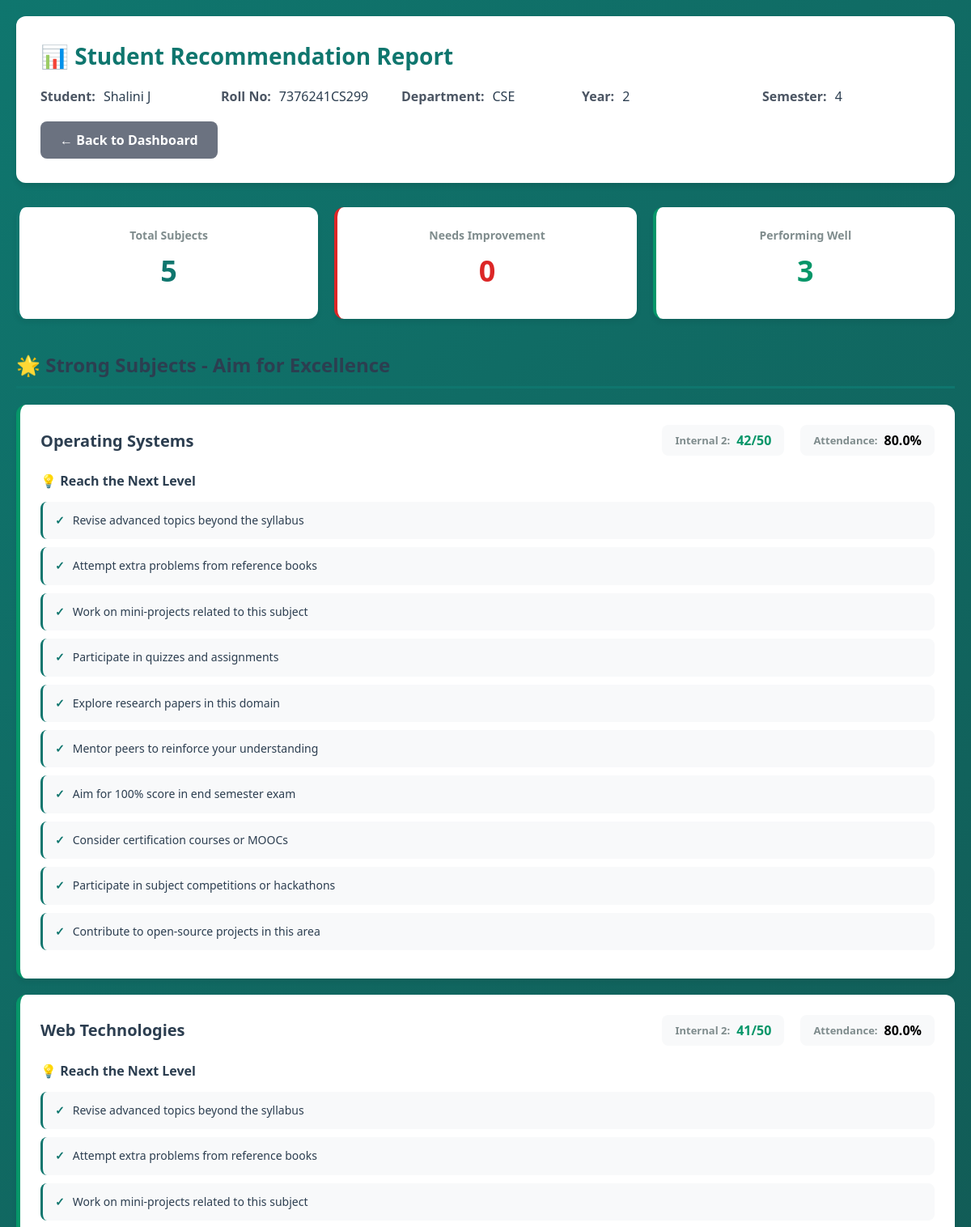
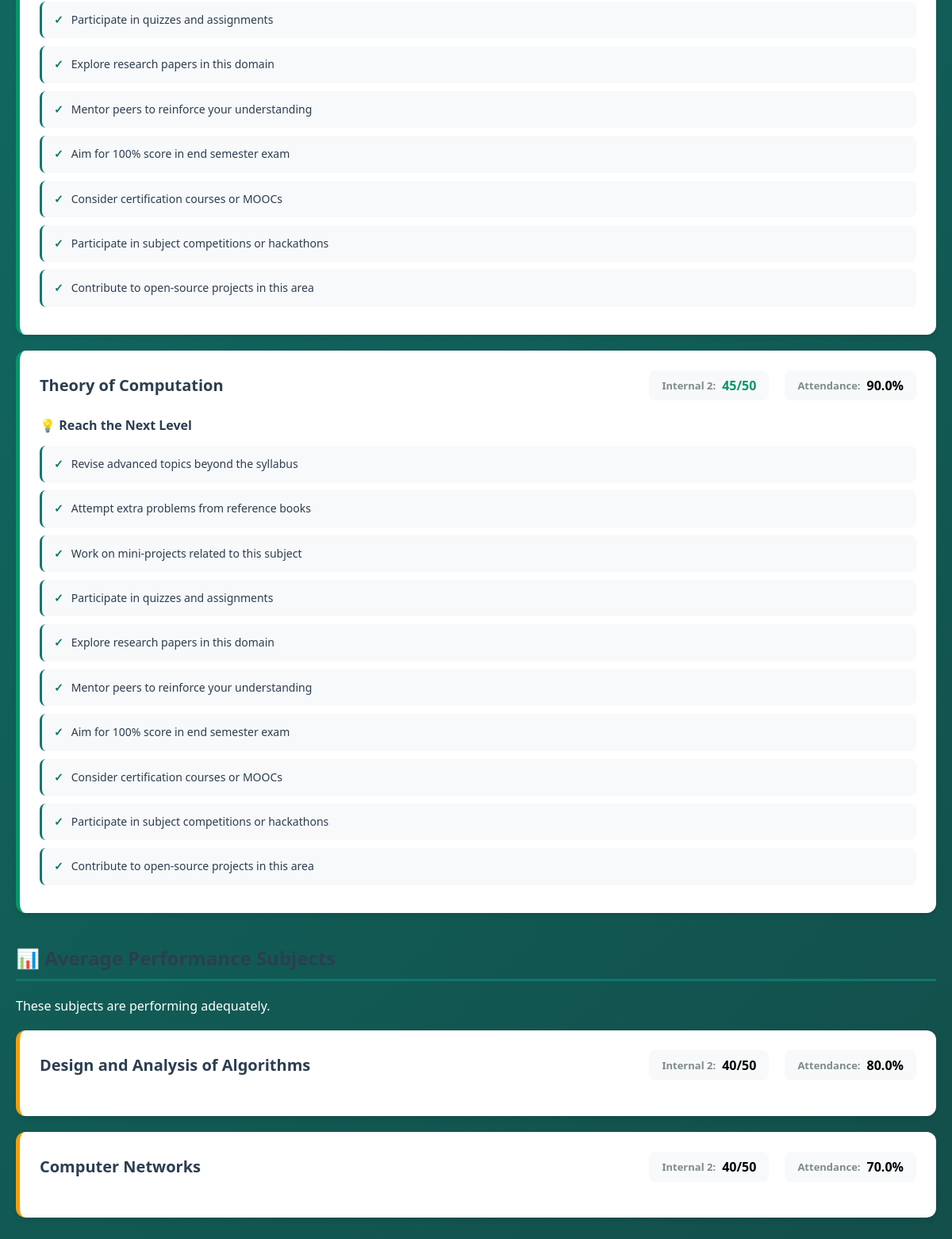
The page /admin_view_recommendations/8/ (signed in) on the database its author committed (2 pictures, top to bottom).
### backend/students/models.py (models this page shows, shortened)
class Student(models.Model):
    user = models.OneToOneField(User, on_delete=models.CASCADE)
    name = models.CharField(max_length=100, blank=True, null=True)
    roll_no = models.CharField(max_length=50, blank=True, null=True)
    department = models.CharField(max_length=100, blank=True, null=True)
    year = models.IntegerField(blank=True, null=True)
    semester = models.IntegerField(blank=True, null=True)

class AcademicRecord(models.Model):
    student = models.ForeignKey(Student, on_delete=models.CASCADE, related_name='academic_records')
    subject = models.CharField(max_length=200)
    internal_type = models.CharField(max_length=20)  # Internal 1 or Internal 2
    marks = models.IntegerField()  # Out of 50
    attendance_attended = models.IntegerField(default=0)
    attendance_total = models.IntegerField(default=0)
    created_at = models.DateTimeField(auto_now_add=True)
    updated_at = models.DateTimeField(auto_now=True)
    class Meta:
        unique_together = ['student', 'subject', 'internal_type']
    @property
    def attendance_percentage(self):
        if self.attendance_total > 0:
            return round((self.attendance_attended / self.attendance_total) * 100, 2)
        return 0

### backend/students/views.py (the view)
# urls.py: path('admin_view_recommendations/<int:student_id>/', views.admin_view_recommendations, name='admin_view_recommendations'),
@login_required
def admin_view_recommendations(request, student_id):
    if not request.user.is_superuser:
        return redirect("student_dashboard")
    student = Student.objects.get(id=student_id)
    records = AcademicRecord.objects.filter(student=student)
    if not records.exists():
        messages.error(request, "No academic records found for this student")
        return redirect("admin_dashboard")
    weak_recommendations = []
    strong_recommendations = []
    average_subjects = []
    for record in records:
        marks = record.marks
        attendance = record.attendance_percentage
        if marks < 25:
            resources = get_subject_resources(record.subject)
            strategies = [
                "Focus on topics you missed or performed poorly in during internals",
                "Solve previous year question papers and practice worksheets regularly",
                "Make summary notes or flashcards for quick revision",
                "Attend extra tutorials, remedial classes, or doubt-clearing sessions",
                "Join online or offline study groups for discussion and peer learning",
                "Create a weekly study schedule allocating more time to weak topics",
                "Track your progress regularly through self-tests to see improvement",
                "Practice numerical problems daily (minimum 10-15 problems)",
                "Watch video lectures to understand difficult concepts visually",
                "Consult your professor during office hours for personalized guidance"
            ]
            if attendance < 75:
                strategies.insert(0, "⚠️ CRITICAL: Improve attendance to meet minimum requirement (75%)")
            weak_recommendations.append({
                "subject": record.subject,
                "marks": marks,
                "attendance": attendance,
                "internal_type": record.internal_type,
                "books": resources["books"],
                "online": resources["online"],
                "practice": resources["practice"],
                "strategies": strategies
            })
        elif marks > 40:
            tips = [
                "Revise advanced topics beyond the syllabus",
                "Attempt extra problems from reference books",
                "Work on mini-projects related to this subject",
                "Participate in quizzes and assignments",
                "Explore research papers in this domain",
                "Mentor peers to reinforce your understanding",
                "Aim for 100% score in end semester exam",
                "Consider certification courses or MOOCs",
                "Participate in subject competitions or hackathons",
                "Contribute to open-source projects in this area"
            ]
            strong_recommendations.append({
                "subject": record.subject,
                "marks": marks,
                "attendance": attendance,
                "internal_type": record.internal_type,
                "tips": tips
            })
        else:
            average_subjects.append({
                "subject": record.subject,
                "marks": marks,
                "attendance": attendance,
                "internal_type": record.internal_type
            })
    return render(request, "admin_view_recommendations.html", {
        "student": student,
        "weak_recommendations": weak_recommendations,
        "strong_recommendations": strong_recommendations,
        "average_subjects": average_subjects,
        "total_subjects": records.count(),
        "weak_count": len(weak_recommendations),
        "strong_count": len(strong_recommendations),
        "average_count": len(average_subjects)
    })

### frontend/templates/admin_view_recommendations.html (shortened to what this page needs)
<!DOCTYPE html>
<html lang="en">
<head>
</head>
<body>
    <div class="container">
        <div class="header">
            <h1>📊 Student Recommendation Report</h1>
            <div class="student-info">
                <div class="info-item">
                    <span class="info-label">Student:</span>
                    <span class="info-value">{{ student.name|default:student.user.username }}</span>
                </div>
                <div class="info-item">
                    <span class="info-label">Roll No:</span>
                    <span class="info-value">{{ student.roll_no|default:"—" }}</span>
                </div>
                <div class="info-item">
                    <span class="info-label">Department:</span>
                    <span class="info-value">{{ student.department|default:"—" }}</span>
                </div>
                <div class="info-item">
                    <span class="info-label">Year:</span>
                    <span class="info-value">{{ student.year|default:"—" }}</span>
                </div>
                <div class="info-item">
                    <span class="info-label">Semester:</span>
                    <span class="info-value">{{ student.semester|default:"—" }}</span>
                </div>
            </div>
            <a href="{% url 'admin_dashboard' %}" class="btn btn-secondary">← Back to Dashboard</a>
        </div>
        {% if weak_recommendations or strong_recommendations or average_subjects %}
            <div class="summary-cards">
                <div class="summary-card total">
                    <div class="label">Total Subjects</div>
                    <div class="number">{{ total_subjects }}</div>
                </div>
                <div class="summary-card weak">
                    <div class="label">Needs Improvement</div>
                    <div class="number">{{ weak_count }}</div>
                </div>
                <div class="summary-card strong">
                    <div class="label">Performing Well</div>
                    <div class="number">{{ strong_count }}</div>
                </div>
            </div>
            {% if strong_recommendations %}
            <h2 class="section-title">🌟 Strong Subjects - Aim for Excellence</h2>
            {% for rec in strong_recommendations %}
                <div class="subject-card strong">
                    <div class="subject-header">
                        <div class="subject-name">{{ rec.subject }}</div>
                        <div class="subject-stats">
                            <div class="stat-item">
                                <span class="stat-label">{{ rec.internal_type }}:</span>
                                <span class="stat-value strong">{{ rec.marks }}/50</span>
                            </div>
                            <div class="stat-item">
                                <span class="stat-label">Attendance:</span>
                                <span class="stat-value">{{ rec.attendance }}%</span>
                            </div>
                        </div>
                    </div>
                    <div class="tips-section">
                        <div class="tips-title">💡 Reach the Next Level</div>
                        <ul class="tips-list">
                            {% for tip in rec.tips %}
                            <li>{{ tip }}</li>
                            {% endfor %}
                        </ul>
                    </div>
                </div>
            {% endfor %}
            {% endif %}
            {% if average_subjects %}
            <h2 class="section-title">📊 Average Performance Subjects</h2>
            <p style="color: white; margin-bottom: 20px;">These subjects are performing adequately.</p>
            {% for sub in average_subjects %}
                <div class="subject-card average">
                    <div class="subject-header">
                        <div class="subject-name">{{ sub.subject }}</div>
                        <div class="subject-stats">
                            <div class="stat-item">
                                <span class="stat-label">{{ sub.internal_type }}:</span>
                                <span class="stat-value">{{ sub.marks }}/50</span>
                            </div>
                            <div class="stat-item">
                                <span class="stat-label">Attendance:</span>
                                <span class="stat-value">{{ sub.attendance }}%</span>
                            </div>
                        </div>
                    </div>
                </div>
            {% endfor %}
            {% endif %}
        {% else %}
            <div class="no-data">
                <h2>No Academic Records Available</h2>
                <p>This student doesn't have any academic records yet.</p>
            </div>
        {% endif %}
    </div>
</body>
</html>

### frontend/templates/admin_view_recommendations.html (style rules this page uses)
* { margin: 0; padding: 0; box-sizing: border-box; }
body { font-family: 'Segoe UI', Tahoma, Geneva, Verdana, sans-serif; background: linear-gradient(135deg, #0f766e 0%, #134e4a 100%); min-height: 100vh; padding: 20px; }
.container { max-width: 1200px; margin: 0 auto; }
.header { background: white; padding: 30px; border-radius: 12px; box-shadow: 0 4px 6px rgba(0, 0, 0, 0.1); margin-bottom: 30px; }
.header h1 { color: #0f766e; font-size: 28px; margin-bottom: 10px; }
.student-info { display: grid; grid-template-columns: repeat(auto-fit, minmax(200px, 1fr)); gap: 15px; margin-top: 20px; }
.info-item { display: flex; gap: 10px; }
.info-label { font-weight: 600; color: #4b5563; }
.info-value { color: #2c3e50; }
.btn { padding: 12px 24px; border: none; border-radius: 8px; font-weight: 600; cursor: pointer; text-decoration: none; display: inline-block; transition: all 0.3s; }
.btn-secondary { background: #6b7280; color: white; margin-top: 20px; }
.summary-cards { display: grid; grid-template-columns: repeat(auto-fit, minmax(200px, 1fr)); gap: 20px; margin-bottom: 40px; }
.summary-card { background: white; padding: 25px; border-radius: 12px; box-shadow: 0 4px 6px rgba(0, 0, 0, 0.07); text-align: center; border-left: 4px solid; }
.summary-card.weak { border-color: #dc2626; }
.summary-card.strong { border-color: #059669; }
.summary-card.total { border-color: #0f766e; }
.summary-card .number { font-size: 36px; font-weight: 700; margin: 10px 0; }
.summary-card.weak .number { color: #dc2626; }
.summary-card.strong .number { color: #059669; }
.summary-card.total .number { color: #0f766e; }
.summary-card .label { color: #7f8c8d; font-size: 14px; font-weight: 600; }
.section-title { font-size: 24px; color: #2c3e50; margin: 40px 0 20px 0; padding-bottom: 10px; border-bottom: 3px solid #0f766e; }
.subject-card { background: white; border-radius: 12px; padding: 25px; margin-bottom: 20px; box-shadow: 0 4px 6px rgba(0, 0, 0, 0.07); border-left: 5px solid; }
.subject-card.average { border-color: #f59e0b; }
.subject-card.strong { border-color: #059669; }
.subject-header { display: flex; justify-content: space-between; align-items: center; margin-bottom: 20px; flex-wrap: wrap; gap: 15px; }
.subject-name { font-size: 20px; font-weight: 700; color: #2c3e50; }
.subject-stats { display: flex; gap: 20px; flex-wrap: wrap; }
.stat-item { display: flex; align-items: center; gap: 8px; padding: 8px 16px; background: #f8f9fa; border-radius: 8px; }
.stat-label { font-size: 13px; color: #7f8c8d; font-weight: 600; }
.stat-value { font-size: 16px; font-weight: 700; }
.stat-value.strong { color: #059669; }
.tips-section { margin-top: 20px; }
.tips-title { font-size: 16px; font-weight: 700; color: #2c3e50; margin-bottom: 15px; display: flex; align-items: center; gap: 8px; }
.tips-list { list-style: none; padding: 0; }
.tips-list li { padding: 12px 15px; margin-bottom: 10px; background: #f8f9fa; border-radius: 8px; border-left: 3px solid #0f766e; font-size: 14px; color: #2c3e50; line-height: 1.6; }
.tips-list li:before { content: "✓"; color: #0f766e; font-weight: 700; margin-right: 10px; }

### rows shown on the page
Student: name "Shalini J", roll_no "7376241CS299", department "CSE", year "2", semester "4"
AcademicRecord: subject "Operating Systems", internal_type "Internal 2"
AcademicRecord: subject "Web Technologies", internal_type "Internal 2"
AcademicRecord: subject "Theory of Computation", internal_type "Internal 2"
AcademicRecord: subject "Design and Analysis of Algorithms", internal_type "Internal 2"
AcademicRecord: subject "Computer Networks", internal_type "Internal 2"

### other values the page prints
{{ total_subjects }} "5"
{{ weak_count }} "0"
{{ strong_count }} "3"
{{ rec.marks }} "42" "41" "45"
{{ rec.attendance }} "80.0" "80.0" "90.0"
{{ tip }} "Revise advanced topics beyond the syllabus" "Attempt extra problems from reference books" "Work on mini-projects related to this subject" "Participate in quizzes and assignments" "Explore research papers in this domain" "Mentor peers to reinforce your understanding" "Aim for 100% score in end semester exam" "Consider certification courses or MOOCs" "Participate in subject competitions or hackathons" "Contribute to open-source projects in this area" "Revise advanced topics beyond the syllabus" "Attempt extra problems from reference books" "Work on mini-projects related to this subject" "Participate in quizzes and assignments" "Explore research papers in this domain" "Mentor peers to reinforce your understanding" "Aim for 100% score in end semester exam" "Consider certification courses or MOOCs" "Participate in subject competitions or hackathons" "Contribute to open-source projects in this area" "Revise advanced topics beyond the syllabus" "Attempt extra problems from reference books" "Work on mini-projects related to this subject" "Participate in quizzes and assignments" "Explore research papers in this domain" "Mentor peers to reinforce your understanding" "Aim for 100% score in end semester exam" "Consider certification courses or MOOCs" "Participate in subject competitions or hackathons" "Contribute to open-source projects in this area"
{{ sub.marks }} "40" "40"
{{ sub.attendance }} "80.0" "70.0"
